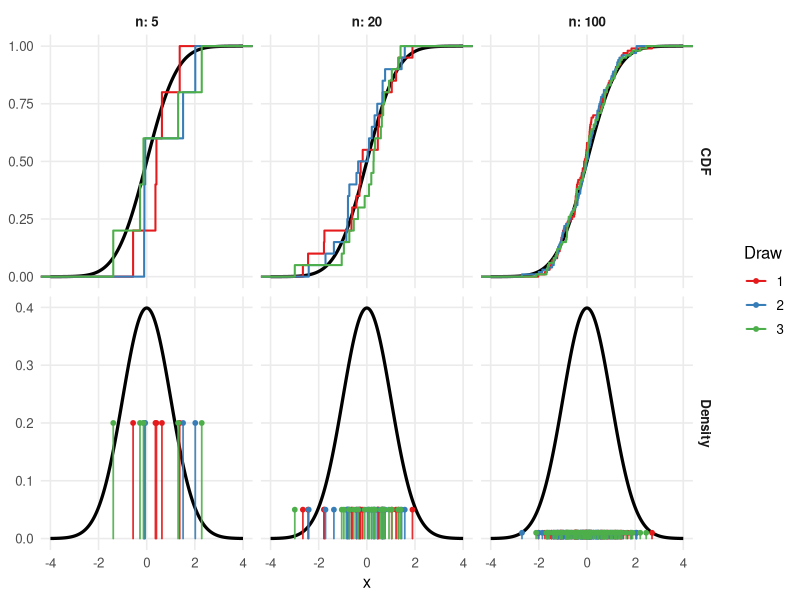
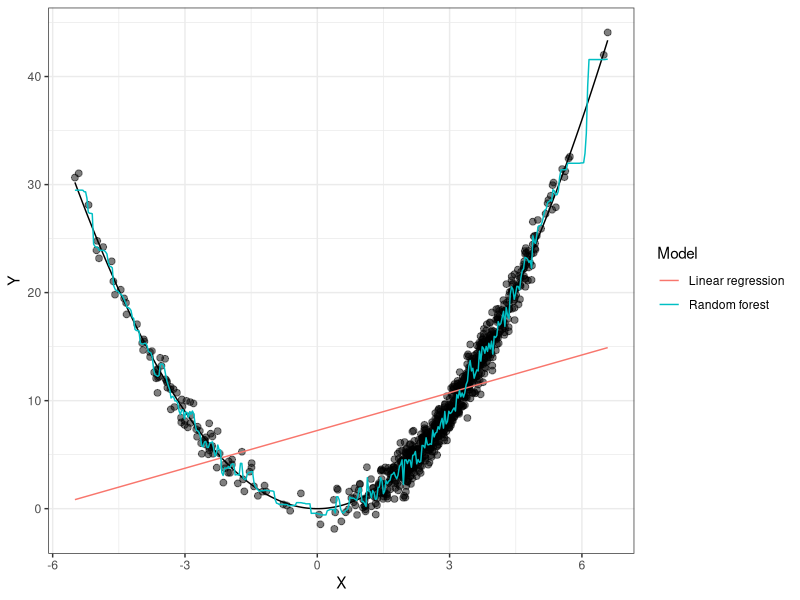

Write the R code that produced these figures, in order.
## ---- chunk 1
set.seed(0)
#| warnings: false
library(tidyverse)
library(magrittr)
## ---- chunk 2
# Empirical distribution illustration (eCDF + point-mass spikes)
# - ns = c(5, 20, 100)
# - Rows: CDF vs Density
# - Three independent draws per n (colored)
# - True CDF/PDF in thick black
# - "Empirical PDF": sticks of height 1/n with a dot at each observation

library(ggplot2)
library(dplyr)
library(purrr)
library(tidyr)

set.seed(42)

# ---- True distribution (N(0,1)); swap these to change the truth ----
rgen  <- function(n) rnorm(n, 0, 1)
ptrue <- function(x) pnorm(x, 0, 1)
dtrue <- function(x) dnorm(x, 0, 1)

# ---- Settings ----
ns     <- c(5, 20, 100)
draws  <- 3
x_grid <- seq(-4, 4, length.out = 600)

# ---- Simulate three draws for each n (compute 1/n BEFORE converting n to factor) ----
sim <- map_df(ns, function(n0) {
  nn <- as.numeric(n0)
  map_df(1:draws, function(d) {
    tibble(
      x    = rgen(nn),
      n    = nn,          # keep numeric for now
      draw = factor(d),
      y1   = 1/nn         # height of each spike
    )
  })
}) %>% mutate(n = factor(n, levels = ns))  # convert to factor only after y1 is computed

# ---- True curves for both statistics, replicated over facets ----
true_df <- expand_grid(
  x    = x_grid,
  stat = factor(c("CDF", "Density"), levels = c("CDF", "Density")),
  n    = factor(ns, levels = ns)
) %>%
  mutate(y = if_else(stat == "CDF", ptrue(x), dtrue(x)))

# ---- Spikes (empirical point masses) for the Density row ----
spikes <- sim %>%
  transmute(
    x, y0 = 0, y1,
    n, draw,
    stat = factor("Density", levels = c("CDF", "Density"))
  )

# ---- Build the plot ----
p <- ggplot() +
  # True curves (thick black)
  geom_line(
    data = true_df,
    aes(x = x, y = y),
    linewidth = 1.1,
    color = "black"
  ) +
  # eCDFs (pad=TRUE so they start at 0 and end at 1 within the plotted x-range)
  stat_ecdf(
    data = sim %>% mutate(stat = factor("CDF", levels = c("CDF", "Density"))),
    aes(x = x, color = draw, group = draw),
    linewidth = 0.7,
    pad = TRUE
  ) +
  # Empirical "PDF": vertical sticks of height 1/n with dots on top
  geom_segment(
    data = spikes,
    aes(x = x, xend = x, y = y0, yend = y1, color = draw, group = draw),
    linewidth = 0.6,
    lineend = "round",
    alpha = 0.9
  ) +
  geom_point(
    data = spikes,
    aes(x = x, y = y1, color = draw, group = draw),
    size = 1.3
  ) +
  facet_grid(stat ~ n, scales = "free_y", 
    labeller = labeller(stat = label_value,  # rows
                               n    = label_both)) +
  scale_color_brewer(palette = "Set1", name = "Draw") +
  labs(
    x = "x",
    y = NULL,
  ) +
  coord_cartesian(xlim = range(x_grid)) +
  theme_minimal(base_size = 12) +
  theme(
    panel.grid.minor = element_blank(),
    strip.text = element_text(face = "bold"),
    plot.title = element_text(face = "bold")
  )

p
## ---- chunk 3
#| code-fold: false

n = 1000

data = tibble(
    D = rbinom(n, 1, 0.9),
    X = ifelse(D, rnorm(n, 3, 1), rnorm(n, -3, 1)),
    Y = X^2 + rnorm(n, 0, 1)
)

# Fit models
library(randomForest)
lm_fit <- lm(Y ~ X, data = data)
rf_fit <- randomForest(Y ~ X, data = data, ntree = 500)

plugin_psi <- function(fit, df) {
  mu_x1 <- predict(fit, newdata = tibble(X = df$X + 1))
  mu_x  <- predict(fit, newdata = tibble(X = df$X))
  mean(mu_x1 - mu_x)
}

results = tibble(
  estimator = c("Random forest", "OLS"),
  estimate = c(
    plugin_psi(rf_fit, data), 
    plugin_psi(lm_fit, data)
  )
)
## ---- chunk 4
results |> 
  knitr::kable() 
## ---- chunk 5
# Prediction grid
grid <- tibble(X = seq(min(data$X), max(data$X), length.out = 400))

# Predictions from each model
preds <- bind_rows(
  grid %>% transmute(X, pred = predict(lm_fit, newdata = grid), model = "Linear regression"),
  grid %>% transmute(X, pred = predict(rf_fit, newdata = grid), model = "Random forest")
)
truth <- grid %>% mutate(pred = X^2, model = "Truth")


# Plot: data + fitted regression functions
ggplot(data, aes(X, Y)) +
  geom_line(data = truth, aes(X, pred), color = "black") + 
  geom_point(alpha = 0.5, size=2) +
  geom_line(data = preds, aes(X, pred, color = model)) +
  theme_bw() +
  labs(y = "Y", color = "Model") 
## ---- chunk 6
n = 1000000

population = tibble(
    D = rbinom(n, 1, 0.9),
    X = ifelse(D, rnorm(n, 3, 1), rnorm(n, -3, 1)),
    Y = X^2 + rnorm(n, 0, 1)
)

population %$% mean((X+1)^2 - X^2)
